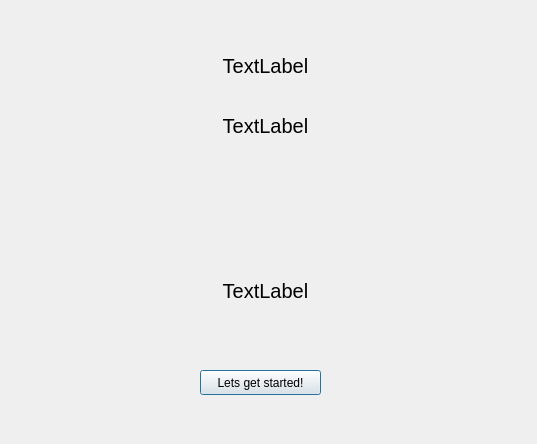
<?xml version="1.0" encoding="UTF-8"?>
<ui version="4.0">
 <class>WelcomeScreen</class>
 <widget class="QDialog" name="WelcomeScreen">
  <property name="geometry">
   <rect>
    <x>0</x>
    <y>0</y>
    <width>537</width>
    <height>444</height>
   </rect>
  </property>
  <property name="windowTitle">
   <string>Dialog</string>
  </property>
  <property name="windowIcon">
   <iconset resource="resources.qrc">
    <normaloff>:/images/RWLogo.png</normaloff>:/images/RWLogo.png</iconset>
  </property>
  <widget class="QLabel" name="quote">
   <property name="geometry">
    <rect>
     <x>30</x>
     <y>230</y>
     <width>471</width>
     <height>121</height>
    </rect>
   </property>
   <property name="font">
    <font>
     <pointsize>15</pointsize>
    </font>
   </property>
   <property name="layoutDirection">
    <enum>Qt::LeftToRight</enum>
   </property>
   <property name="text">
    <string>TextLabel</string>
   </property>
   <property name="alignment">
    <set>Qt::AlignCenter</set>
   </property>
   <property name="wordWrap">
    <bool>true</bool>
   </property>
  </widget>
  <widget class="QLabel" name="date">
   <property name="geometry">
    <rect>
     <x>30</x>
     <y>40</y>
     <width>471</width>
     <height>51</height>
    </rect>
   </property>
   <property name="font">
    <font>
     <pointsize>15</pointsize>
    </font>
   </property>
   <property name="text">
    <string>TextLabel</string>
   </property>
   <property name="alignment">
    <set>Qt::AlignCenter</set>
   </property>
   <property name="wordWrap">
    <bool>true</bool>
   </property>
  </widget>
  <widget class="QLabel" name="time">
   <property name="geometry">
    <rect>
     <x>80</x>
     <y>100</y>
     <width>371</width>
     <height>51</height>
    </rect>
   </property>
   <property name="font">
    <font>
     <pointsize>15</pointsize>
    </font>
   </property>
   <property name="text">
    <string>TextLabel</string>
   </property>
   <property name="alignment">
    <set>Qt::AlignCenter</set>
   </property>
   <property name="wordWrap">
    <bool>true</bool>
   </property>
  </widget>
  <widget class="QPushButton" name="close">
   <property name="geometry">
    <rect>
     <x>200</x>
     <y>370</y>
     <width>121</width>
     <height>25</height>
    </rect>
   </property>
   <property name="text">
    <string>Lets get started!</string>
   </property>
  </widget>
 </widget>
 <resources>
  <include location="resources.qrc"/>
 </resources>
 <connections/>
</ui>
